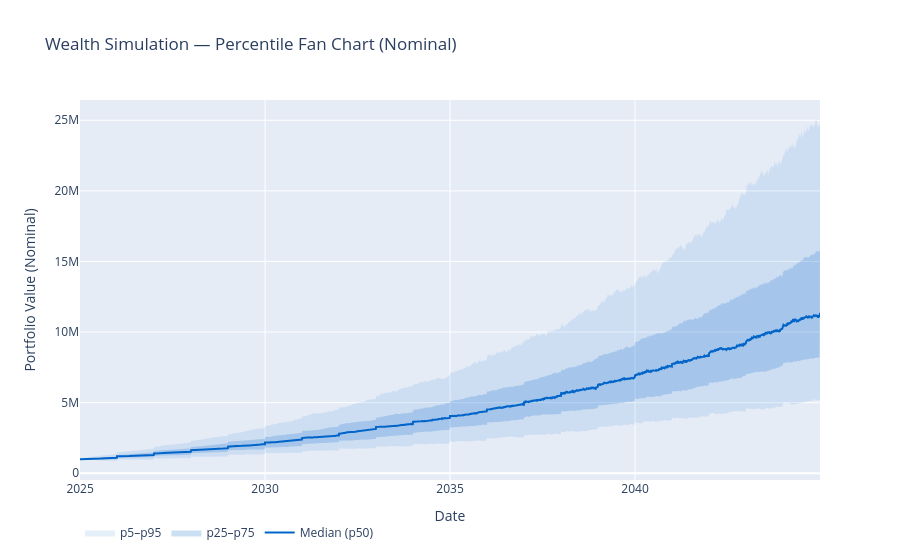

This figure's notebook cell:
### Code cell
# Nominal fan chart — future dollars, x-axis shows calendar dates
sim_nominal.plot().show()

### Figure 1 — Plotly figure (JSON) as saved in the notebook; plotly's stock layout.template omitted (floating-point values rounded to 4 significant figures; data arrays with more than 128 entries replaced by an {"elided": "..."} marker saying what was removed)
{"data": [{"fill": "toself", "fillcolor": "rgba(0, 100, 200, 0.1)", "hoverinfo": "skip", "line": {"color": "rgba(255,255,255,0)"}, "name": "p5–p95", "type": "scatter", "x": {"elided": "10082 str values"}, "y": {"elided": "10082 float values"}}, {"fill": "toself", "fillcolor": "rgba(0, 100, 200, 0.2)", "hoverinfo": "skip", "line": {"color": "rgba(255,255,255,0)"}, "name": "p25–p75", "type": "scatter", "x": {"elided": "10082 str values"}, "y": {"elided": "10082 float values"}}, {"line": {"color": "rgb(0, 100, 200)", "width": 2}, "mode": "lines", "name": "Median (p50)", "type": "scatter", "x": {"elided": "5041 str values"}, "y": {"elided": "5041 float values"}}], "layout": {"legend": {"orientation": "h"}, "title": {"text": "Wealth Simulation — Percentile Fan Chart (Nominal)"}, "xaxis": {"title": {"text": "Date"}}, "yaxis": {"title": {"text": "Portfolio Value (Nominal)"}}}}
